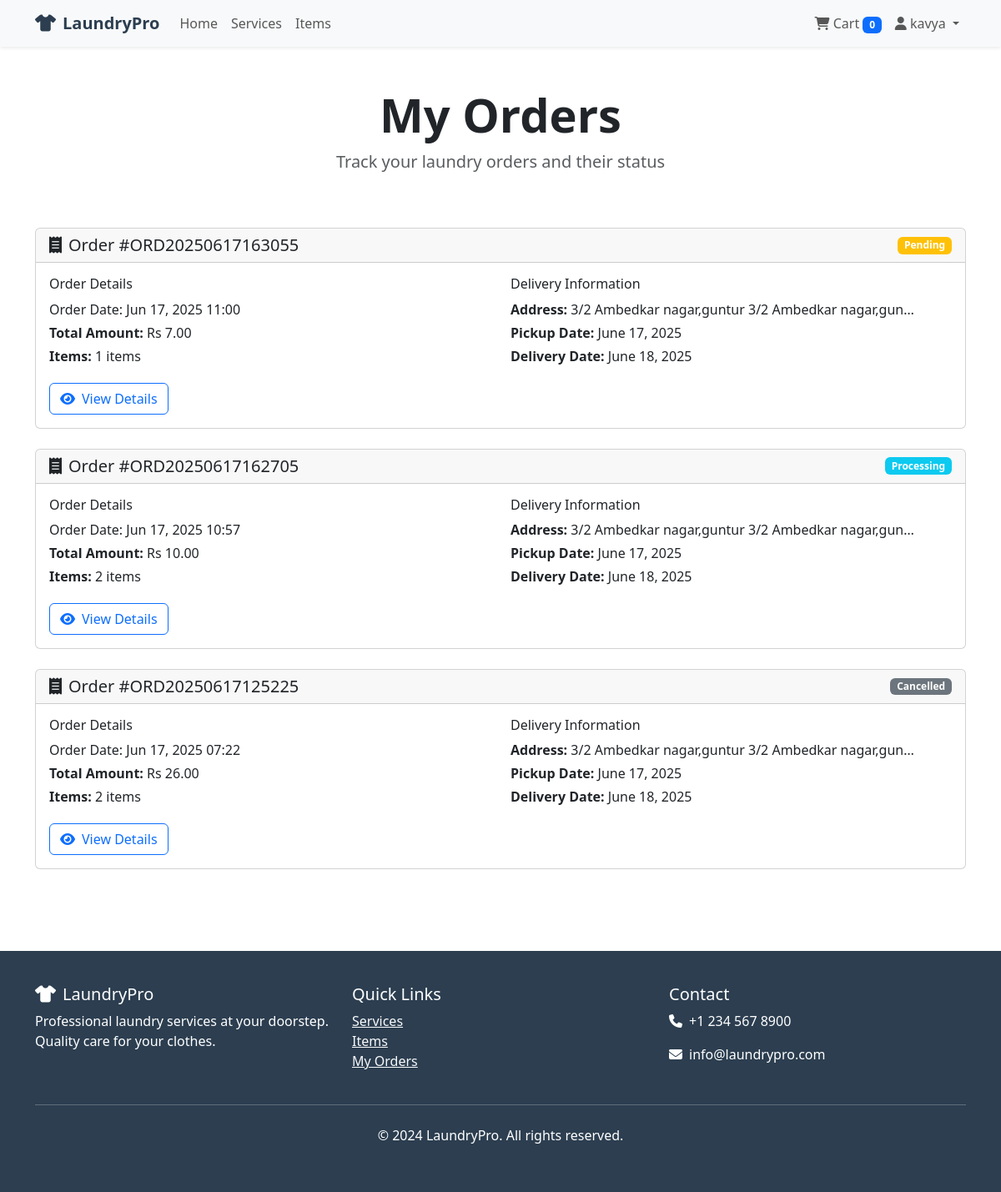
/orders/ (signed in), run on the app's committed database.
### orders/models.py (models this page shows, shortened)
class Order(models.Model):
    STATUS_CHOICES = [
        ('pending', 'Pending'),
        ('processing', 'Processing'),
        ('completed', 'Completed'),
        ('delivered', 'Delivered'),
        ('cancelled', 'Cancelled'),
    ]
    customer = models.ForeignKey(User, on_delete=models.CASCADE)
    order_number = models.CharField(max_length=20, unique=True)
    status = models.CharField(max_length=20, choices=STATUS_CHOICES, default='pending')
    total_amount = models.DecimalField(max_digits=10, decimal_places=2)
    customer_name = models.CharField(max_length=100)
    customer_phone = models.CharField(max_length=15)
    customer_address = models.TextField()
    customer_email = models.EmailField()
    pickup_address = models.TextField(blank=True)
    delivery_address = models.TextField(blank=True)
    pickup_date = models.DateField(null=True, blank=True)
    delivery_date = models.DateField(null=True, blank=True)
    created_at = models.DateTimeField(auto_now_add=True)
    updated_at = models.DateTimeField(auto_now=True)
    class Meta:
        ordering = ['-created_at']

### orders/views.py (the view)
# urls.py: path('', views.order_list, name='order_list'),
@login_required
def order_list(request):
    orders = Order.objects.filter(customer=request.user).order_by('-created_at')
    context = {
        'orders': orders,
    }
    return render(request, 'orders/order_list.html', context)

### la2/context_processors.py (called while the page is built)
def cart_processor(request):
    if request.user.is_authenticated:
        try:
            cart = Cart.objects.get(user=request.user)
            cart_items = cart.cartitem_set.all()
            total_items = sum(item.quantity for item in cart_items)
            total_price = sum(item.service.price * item.quantity for item in cart_items)
            return {
                'cart_count': total_items,
                'cart_total': total_price,
            }
        except Cart.DoesNotExist:
            return {
                'cart_count': 0,
                'cart_total': 0,
            }
    return {
        'cart_count': 0,
        'cart_total': 0,
    }

### templates/orders/order_list.html (shortened to what this page needs)
{% extends 'base.html' %}
{% block content %}
<div class="container py-5">
    <div class="row">
        <div class="col-12 text-center mb-5" data-aos="fade-up">
            <h1 class="display-4 fw-bold">My Orders</h1>
            <p class="lead text-muted">Track your laundry orders and their status</p>
        </div>
    </div>
    {% if orders %}
    <div class="row g-4">
        {% for order in orders %}
        <div class="col-12" data-aos="fade-up" data-aos-delay="{% widthratio forloop.counter 1 100 %}">
            <div class="card">
                <div class="card-header d-flex justify-content-between align-items-center">
                    <h5 class="mb-0">
                        <i class="fas fa-receipt me-2"></i>Order #{{ order.order_number }}
                    </h5>
                    <span class="badge {% if order.status == 'pending' %}bg-warning{% elif order.status == 'processing' %}bg-info{% elif order.status == 'completed' %}bg-success{% elif order.status == 'delivered' %}bg-primary{% else %}bg-secondary{% endif %}">
                        {{ order.get_status_display }}
                    </span>
                </div>
                <div class="card-body">
                    <div class="row">
                        <div class="col-md-6">
                            <h6>Order Details</h6>
                            <p class="card-text mb-1">Order Date: {{ order.created_at|date:"M d, Y H:i" }}</p>
                            <p class="mb-1"><strong>Total Amount:</strong> Rs {{ order.total_amount }}</p>
                            <p class="mb-1"><strong>Items:</strong> {{ order.orderitem_set.count }} items</p>
                        </div>
                        <div class="col-md-6">
                            <h6>Delivery Information</h6>
                            <p class="mb-1"><strong>Address:</strong> {{ order.customer_address|truncatechars:50 }}</p>
                            {% if order.pickup_date %}
                                <p class="mb-1"><strong>Pickup Date:</strong> {{ order.pickup_date|date:"F j, Y" }}</p>
                            {% endif %}
                            {% if order.delivery_date %}
                                <p class="mb-1"><strong>Delivery Date:</strong> {{ order.delivery_date|date:"F j, Y" }}</p>
                            {% endif %}
                        </div>
                    </div>
                    <div class="mt-3">
                        <a href="{% url 'orders:order_detail' order.id %}" class="btn btn-outline-primary">
                            <i class="fas fa-eye me-2"></i>View Details
                        </a>
                    </div>
                </div>
            </div>
        </div>
        {% endfor %}
    </div>
    {% endif %}
</div>
{% endblock %}

### templates/base.html (shortened to what this page needs)
<!DOCTYPE html>
<html lang="en">
<head>
    <link href="https://cdn.jsdelivr.net/npm/bootstrap@5.3.0/dist/css/bootstrap.min.css" rel="stylesheet">
    <link rel="stylesheet" href="https://cdnjs.cloudflare.com/ajax/libs/font-awesome/6.4.0/css/all.min.css">
    <link href="https://unpkg.com/aos@2.3.1/dist/aos.css" rel="stylesheet">
</head>
<body>
    <nav class="navbar navbar-expand-lg navbar-light bg-light shadow-sm">
        <div class="container">
            <a class="navbar-brand" href="{% url 'home' %}">
                <i class="fas fa-tshirt me-2"></i>LaundryPro
            </a>
            <div class="collapse navbar-collapse" id="navbarNav">
                <ul class="navbar-nav me-auto">
                    <li class="nav-item">
                        <a class="nav-link" href="{% url 'home' %}">Home</a>
                    </li>
                    <li class="nav-item">
                        <a class="nav-link" href="{% url 'services:service_list' %}">Services</a>
                    </li>
                    <li class="nav-item">
                        <a class="nav-link" href="{% url 'services:item_list' %}">Items</a>
                    </li>
                </ul>
                <ul class="navbar-nav">
                    {% if user.is_authenticated %}
                        <li class="nav-item">
                            <a class="nav-link" href="{% url 'cart:cart_view' %}">
                                <i class="fas fa-shopping-cart"></i> Cart
                                <span class="badge bg-primary">{{ cart_count }}</span>
                            </a>
                        </li>
                        <li class="nav-item dropdown">
                            <a class="nav-link dropdown-toggle" href="#" id="navbarDropdown" role="button" data-bs-toggle="dropdown">
                                <i class="fas fa-user"></i> {{ user.username }}
                            </a>
                        </li>
                    {% endif %}
                </ul>
            </div>
        </div>
    </nav>
    <main>
        {% block content %}{% endblock %}
    </main>
    <footer class="footer">
        <div class="container">
            <div class="row">
                <div class="col-md-4">
                    <h5><i class="fas fa-tshirt me-2"></i>LaundryPro</h5>
                    <p>Professional laundry services at your doorstep. Quality care for your clothes.</p>
                </div>
                <div class="col-md-4">
                    <h5>Quick Links</h5>
                    <ul class="list-unstyled">
                        <li><a href="{% url 'services:service_list' %}" class="text-light">Services</a></li>
                        <li><a href="{% url 'services:item_list' %}" class="text-light">Items</a></li>
                        {% if user.is_authenticated %}
                            <li><a href="{% url 'orders:order_list' %}" class="text-light">My Orders</a></li>
                        {% endif %}
                    </ul>
                </div>
                <div class="col-md-4">
                    <h5>Contact</h5>
                    <p><i class="fas fa-phone me-2"></i>+1 234 567 8900</p>
                    <p><i class="fas fa-envelope me-2"></i>info@laundrypro.com</p>
                </div>
            </div>
            <hr class="my-4">
            <div class="text-center">
                <p>&copy; 2024 LaundryPro. All rights reserved.</p>
            </div>
        </div>
    </footer>
</body>
</html>

### templates/base.html (style rules this page uses)
.navbar-brand { font-weight: bold; color: #2c3e50 !important; }
.card { transition: transform 0.3s ease, box-shadow 0.3s ease; }
.footer { background: #2c3e50; color: white; padding: 40px 0; margin-top: 50px; }

### data on the page
Order: order_number "ORD20250617163055", status "Pending", created_at "Jun 17, 2025 11:00", total_amount "7.00", orderitem_set.count "1", customer_address "3/2 Ambedkar nagar,guntur 3/2 Ambedkar nagar,gun…", pickup_date "June 17, 2025", delivery_date "June 18, 2025"
Order: order_number "ORD20250617162705", status "Processing", created_at "Jun 17, 2025 10:57", total_amount "10.00", orderitem_set.count "2", customer_address "3/2 Ambedkar nagar,guntur 3/2 Ambedkar nagar,gun…", pickup_date "June 17, 2025", delivery_date "June 18, 2025"
Order: order_number "ORD20250617125225", status "Cancelled", created_at "Jun 17, 2025 07:22", total_amount "26.00", orderitem_set.count "2", customer_address "3/2 Ambedkar nagar,guntur 3/2 Ambedkar nagar,gun…", pickup_date "June 17, 2025", delivery_date "June 18, 2025"

### other printed values
{{ cart_count }} "0"
{{ user.username }} "kavya"
